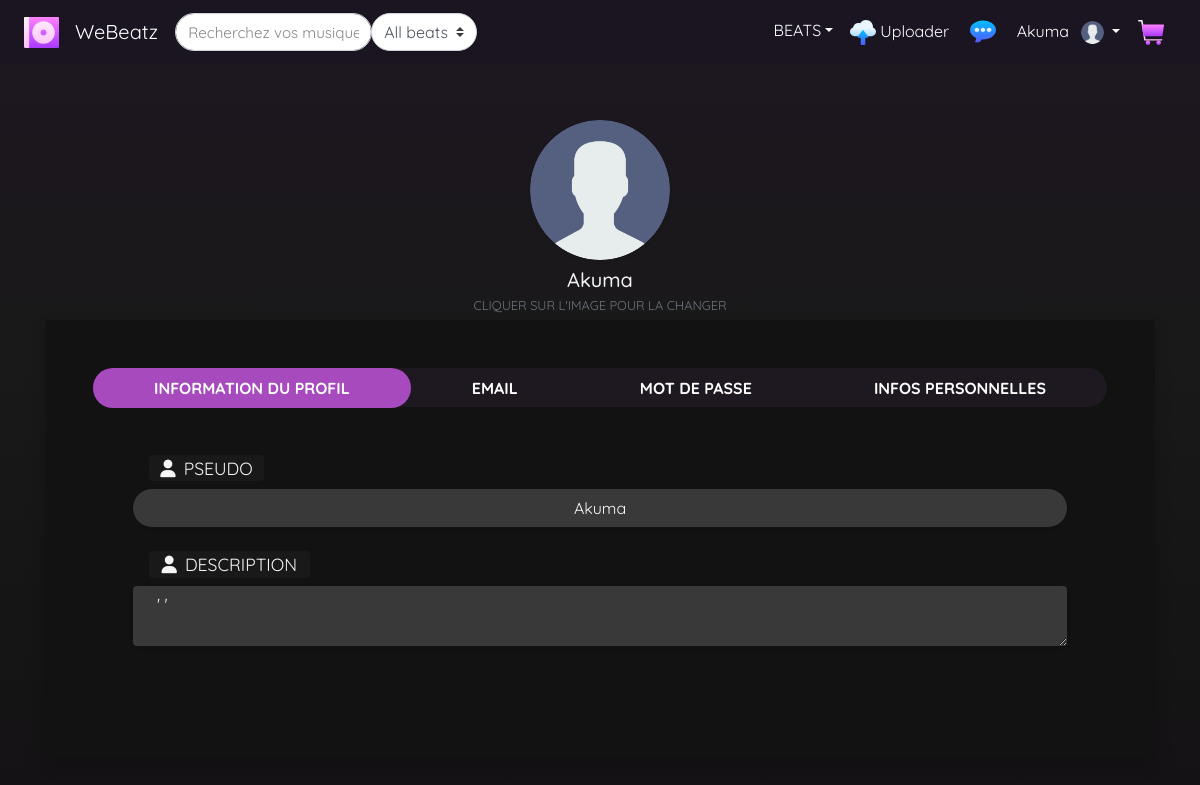
The app's page /WeBeatz/edit-profil.php?profil_id=10 (signed in) with its own data.
### tables this page shows
CREATE TABLE IF NOT EXISTS `user` (
  `user_id` int(10) UNSIGNED NOT NULL AUTO_INCREMENT,
  `user_role` int(2) UNSIGNED NOT NULL DEFAULT 2,
  `user_pseudo` varchar(25) NOT NULL,
  `user_email` varchar(150) NOT NULL,
  `user_image` text NOT NULL DEFAULT 'assets/img/user.png',
  `user_prenom` varchar(30) DEFAULT NULL,
  `user_nom` varchar(30) DEFAULT NULL,
  `user_description` text NOT NULL DEFAULT '\' \'',
  `user_sexe` varchar(1) DEFAULT NULL,
  `user_datenaissance` date DEFAULT NULL,
  `user_ville` varchar(100) DEFAULT NULL,
  `user_pays` int(3) DEFAULT NULL,
  `user_password` text NOT NULL,
  `user_dateinscription` datetime NOT NULL,
  `user_dateconnexion` datetime NOT NULL,
  `user_statut` int(2) DEFAULT 1,
  PRIMARY KEY (`user_id`),
  UNIQUE KEY `user_pseudo` (`user_pseudo`),
  UNIQUE KEY `user_mail` (`user_email`),
  KEY `user_pays` (`user_pays`)
);

### WeBeatz/edit-profil.php (the view, shortened to what this page needs)
<?php
include('assets/db/connexiondb.php');
$baseid = (int) $_GET['profil_id'];
$req = $BDD->prepare("SELECT *
    FROM user
    WHERE user_id = ?");
$req->execute(array($baseid));
$afficher_profil = $req->fetch();
$basepseudo = $afficher_profil['user_pseudo'];
$basedescription = $afficher_profil['user_description'];
$okadmin = false;
$baseimage = $afficher_profil['user_image'];
$activetabinfoprofil = true;
$activetabemail = false;
$activetabmdp = false;
$activetabinfoperso = false;
?>
<!DOCTYPE html>
<html lang="fr">
    <head>
        <link rel="stylesheet" type="text/css" href="assets/css/navbar.css">
        <link rel="stylesheet" type="text/css" href="assets/css/edit-profil.css">
    </head>
    <body>
        <?php
        require_once('assets/skeleton/navbar.php');
        ?>
        <div class="container py-2 mt-5">
            <div class="row mb-1 mt-5">
                <div class="col-lg-8 pb-0 mt-3 text-center mx-auto">
                    <img onclick="getfile();" id="imgduboug" src="<?=$baseimage ?>" alt=""  class="img-fluid  mb-2  roundedImage shadow-sm">
                    <h5 class="mb-0 "><?=$basepseudo ?> <?php if($okadmin) { ?> (ADMIN) <?php } ?> </h5>
                    <span class="small text-uppercase text-muted">Cliquer sur l'image pour la changer</span>
                </div>
            </div>
            <div class="p-5 bg-back rounded shadow mb-5">
                <ul id="myTab" role="tablist" class="nav nav-tabs nav-pills flex-column flex-sm-row text-center  border-0 rounded-nav">
                    <li class="nav-item flex-sm-fill">
                        <a id="home-tab" data-toggle="tab" href="#tabinfoprofil" role="tab" aria-controls="tabinfoprofil" aria-selected="true" class="nav-link border-0 text-uppercase font-weight-bold <?php if($activetabinfoprofil){ ?> active <?php } ?>">Information du profil </a>
                    </li>
                    <li class="nav-item flex-sm-fill">
                        <a id="profile-tab" data-toggle="tab" href="#tabemail" role="tab" aria-controls="tabemail" aria-selected="false" class="nav-link border-0 text-uppercase font-weight-bold <?php if($activetabemail){ ?> active <?php } ?>">Email</a>
                    </li>
                    <li class="nav-item flex-sm-fill">
                        <a id="contact-tab" data-toggle="tab" href="#tabmotdepasse" role="tab" aria-controls="tabmotdepasse" aria-selected="false" class="nav-link border-0 text-uppercase font-weight-bold <?php if($activetabmdp){ ?> active <?php } ?>">Mot de passe </a>
                    </li>
                    <li class="nav-item flex-sm-fill">
                        <a id="contact-tab" data-toggle="tab" href="#tabinfoperso" role="tab" aria-controls="tabinfoperso" aria-selected="false" class="nav-link border-0 text-uppercase font-weight-bold <?php if($activetabinfoperso){ ?> active <?php } ?>">Infos personnelles</a>
                    </li>
                </ul>
                <div id="myTabContent" class="tab-content">
                    <div id="tabinfoprofil" role="tabpanel" aria-labelledby="info-profil-tab" class="tab-pane fade px-4 py-5 <?php if($activetabinfoprofil){ ?> show active <?php } ?>">
                        <form method="post" class="">
                            <div class="form-group mb-4 ml-3 mr-3">
                                <div class="d-flex justify-content-start ">
                                    <div class=" text-uppercase text-center">  <label for="pseudo" class="lesLabels rounded ml-3"><i class="fas fa-user mr-2"></i>Pseudo</label></div>
                                </div>
                                <input onkeyup="goBtnSave(this,1)" type="text" class="mb-2 mr-3 text-light text-center border-0 form-control lesInputs rounded-pill shadow-sm px-4" id="pseudo" name="pseudo" placeholder="Mettez un pseudo pour votre profil"  value="<?=$basepseudo?>" autofocus>
                            </div>
                            <div class="form-group  ml-3 mr-3 ">
                                <div class="d-flex justify-content-start ">
                                    <div class=" text-uppercase text-center">  <label for="description" class="lesLabels rounded ml-3"><i class="fas fa-user mr-2"></i>Description</label></div>
                                </div>
                                <textarea onkeyup="goBtnSave(this,1)" id="description" name="description" class="mb-2 mr-3 text-light border-0 form-control lesInputs rounded shadow-sm px-4" value="<?=$basedescription?>"><?=$basedescription?></textarea>
                            </div>
                        </form>
                    </div>
            </div>
        </div>
    </body>
</html>

### WeBeatz/assets/css/var-couleurs-polices.css (style rules this page uses)
:root { --base-color1: #871b8b; --base-color2: #121619; --base-colorDark1: #1b0929; --base-colorDark2: #7728b2; --base-colorDark3: ; --background-dark : #121618; --base-color-purple1: #871b8b; --base-color-purple2: #121619; --base-color-purple3:; --base-police1: 'Quicksand', sans-serif; --base-taille1: 16px; }
body,html { font-family: var(--base-police1); }

### WeBeatz/assets/css/navbar.css (style rules this page uses)
:root { --couleurdark: rgb(27, 21, 33); --basepolice: ; --base-border-radius : 10px; --couleur1: var(--base-color1); }

### WeBeatz/assets/css/edit-profil.css (style rules this page uses)
body { color: whitesmoke; background: linear-gradient(to bottom, rgb(30, 22, 33) 0%,rgb(25, 25, 25) 44%,rgb(20, 18, 20) 100%); }
.bg-back { background-color: #121212!important; }
#myTab { background-color: #1e1921; }
#myTab li a.nav-link { color: white; }
#myTab li a:active,.nav-pills .nav-link.active, .nav-pills .show>.nav-link { background-color: #a74abe; }
.lesLabels { min-width: 106%; background-color: #191919; font-size: 1.1rem; max-height: 30px; }
.lesInputs, .lesInputs:focus { background-color: #393939; }
::placeholder { color: #868686!important; font-size: 0.95em; }
#imgduboug { display:block; margin:auto; width: 6em; }
@media (min-width: 576px) { .rounded-nav { border-radius: 50rem !important; } }
@media (min-width: 576px) { .rounded-nav .nav-link { border-radius: 50rem !important; } }
.roundedImage { overflow:hidden; -webkit-border-radius:75%; -moz-border-radius:75%; border-radius:75%; min-width:140px; height:140px; }

### records on screen
user: user_image (placeholder picture), user_pseudo "Akuma", pseudo "Akuma", description "' '"

### other values on screen
$_SESSION['user_pseudo'] "Akuma"
